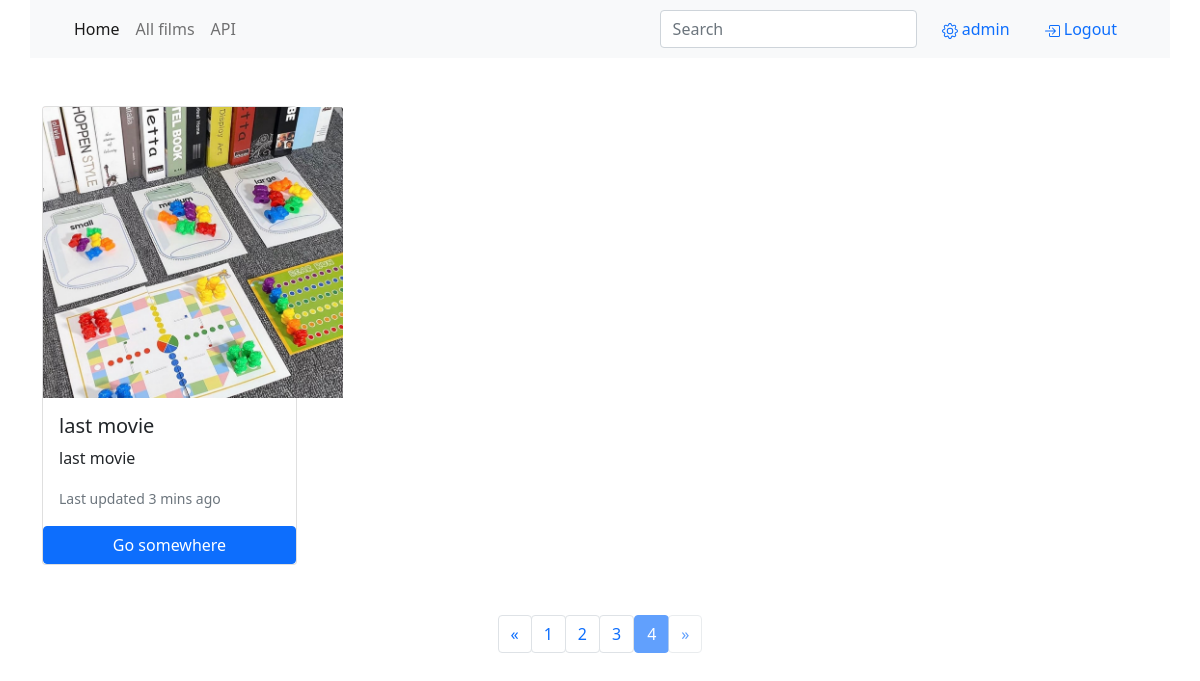
Page /movie?page=4 (signed in) on the earlier database version.
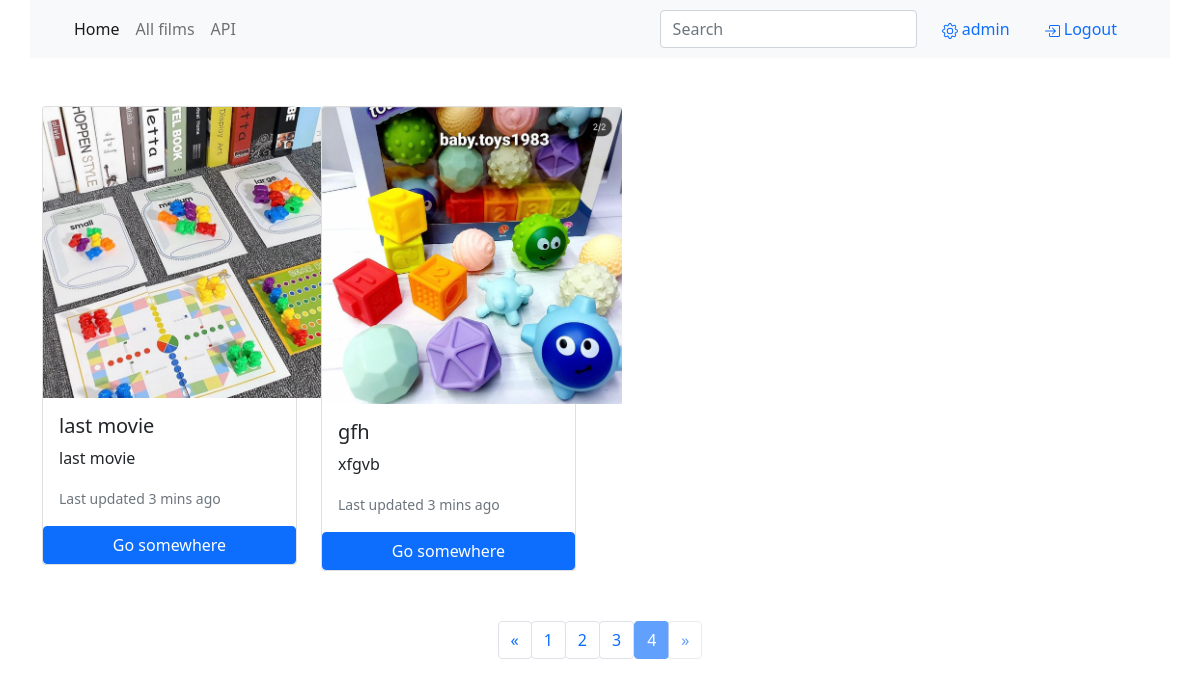
Same page on the later database version.
### app/models.py (models this page shows, shortened)
class User(UserMixin, db.Model):
    id = db.Column(db.Integer, primary_key=True)
    name = db.Column(db.String(64), index=True, unique=True)
    email = db.Column(db.String(120), index=True, unique=True)
    password_hash = db.Column(db.String(128))
    poster = db.Column(db.String())
    movies = db.relationship('Movie', backref='user', lazy='dynamic')

class Movie(db.Model):
    id = db.Column(db.Integer, primary_key=True)
    title = db.Column(db.String(100))
    slug = db.Column(db.String(150), index=True, unique=True)
    genres_id = db.Column(db.Integer, db.ForeignKey('genre.id'))
    release_date = db.Column(db.DateTime, index=True, default=datetime.utcnow)
    producer_id = db.Column(db.Integer, db.ForeignKey('producer.id'))
    body = db.Column(db.Text(500))
    poster = db.Column(db.String())
    user_id = db.Column(db.Integer, db.ForeignKey('user.id'))
    publication = db.Column(db.DateTime, index=True, default=datetime.utcnow)
    genres = db.relationship('Genre', secondary=movie_genre, backref=db.backref('movie', lazy='dynamic'))
    def get_absolute_url(self):
        return f'/movie/{self.slug}'

### app/views.py (the view)
@app.route('/movie', methods=['GET'])
@login_required
def movie():
    q = request.args.get('q')
    page = request.args.get('page', 1, type=int)
    if q:
        movies = Movie.query.filter(Movie.title.contains(q) | Movie.body.contains(q))
    else:
        movies = Movie.query
    pages = movies.paginate(page, 10, False)
    return render_template('movie_list.html', movies=movies, pages=pages)

### app/models.py (called while the page is built)
@login.user_loader
def load_user(id):
    return User.query.get(int(id))

### templates/movie_list.html (shortened to what this page needs)
{% extends 'base.html' %}
{% block content %}
  <div class="row row-cols-1 row-cols-md-4 g-4">
    {% for movie in pages.items %}
      <div class="col">
        <div class="card">
          <img src="{{ url_for('static', filename=movie.poster) }}" class="card-img-top" alt="{{movie.title}}" style="width: 300px">
          <div class="card-body">
            <h5 class="card-title">{{movie.title}}</h5>
            <p class="card-text">{{movie.body}}</p>
            <p class="card-text"><small class="text-muted">Last updated 3 mins ago</small></p>
          </div>
          <a href="{{movie.get_absolute_url()}}" class="btn btn-primary">Go somewhere</a>
        </div>
      </div>
    {% endfor %}
  </div>
  {% include 'include/pagination.html' %}
{% endblock content %}

### templates/base.html (shortened to what this page needs)
<!DOCTYPE html>
<html lang="en">
    <head>
        <link href="https://cdn.jsdelivr.net/npm/bootstrap@5.1.3/dist/css/bootstrap.min.css" rel="stylesheet">
        <link href="https://cdnjs.cloudflare.com/ajax/libs/bootstrap-select/1.14.0-beta2/css/bootstrap-select.min.css" rel="stylesheet"/>
    </head>
    <body>
        <div class="container">
            <div class="row">
            {% include 'include/menu.html' %}
            {% block content %}
            {% endblock content %}
            </div>
        </div>
    </body>
</html>

### templates/include/menu.html (shortened to what this page needs)
<nav class="navbar navbar-expand-lg navbar-light bg-light">
  <div class="container-fluid">
    <div class="collapse navbar-collapse" id="navbarSupportedContent">
      <ul class="navbar-nav me-auto mb-2 mb-lg-0">
        <li class="nav-item">
          <a class="nav-link active" aria-current="page" href="{{url_for('index')}}">Home</a>
        </li>
        <li class="nav-item">
          <a class="nav-link" href="{{ url_for('movie') }}">All films</a>
        </li>
        <li class="nav-item">
          <a class="nav-link" href="{{ url_for('get_list') }}">API</a>
        </li>
      </ul>
      <form action="{{ url_for('movie') }}" class="d-flex">
        <input class="form-control me-2" type="search" placeholder="Search" name="q" value="{{ request.args.get('q', '') }}" aria-label="Search">
      </form>
      {% if current_user.name %}
        <a type='button' class="nav-link active btn" aria-current="page" href="{{ url_for('user', name=current_user.name) }}">
          {{current_user.name}}
        </a>
        <a type='button' class="nav-link active btn" aria-current="page" href="{{ url_for('logout') }}">
            Logout
        </a>
      {% endif %}
    </div>
  </div>
</nav>

### templates/include/pagination.html
<nav style='margin-top: 50px; margin-bottom: 50px'>
  <ul class="pagination justify-content-md-center">
    <li class="page-item ">
      {% if pages.has_prev %}
        <a class="btn page-link" href="{{ url_for('movie', page=pages.prev_num) }}" aria-label="Previous">
      {% else %}
        <a class="btn page-link disabled" aria-label="Previous">
      {% endif %}
          <span aria-hidden="true">&laquo;</span>
        </a>
    </li>
    {% for page in pages.iter_pages() %}
        <li class="page-item">
          {% if page == pages.page %}
            <a class="btn btn-primary disabled">{{page}}</a>
          {% else %}
            <a class="btn page-link" href="{{ url_for('movie', page=page) }}">{{page}}</a>
          {% endif %}
        </li>
    {% endfor %}
    <li class="page-item">
      {% if pages.has_next %}
        <a class="btn page-link" href="{{ url_for('movie', page=pages.next_num) }}" aria-label="Next">
      {% else %}
        <a class="btn page-link disabled" aria-label="Next">
      {% endif %}
          <span aria-hidden="true">&raquo;</span>
        </a>
    </li>
  </ul>
</nav>

Differences in the rows shown:
added Movie: poster (picture), title "gfh", body "xfgvb"
